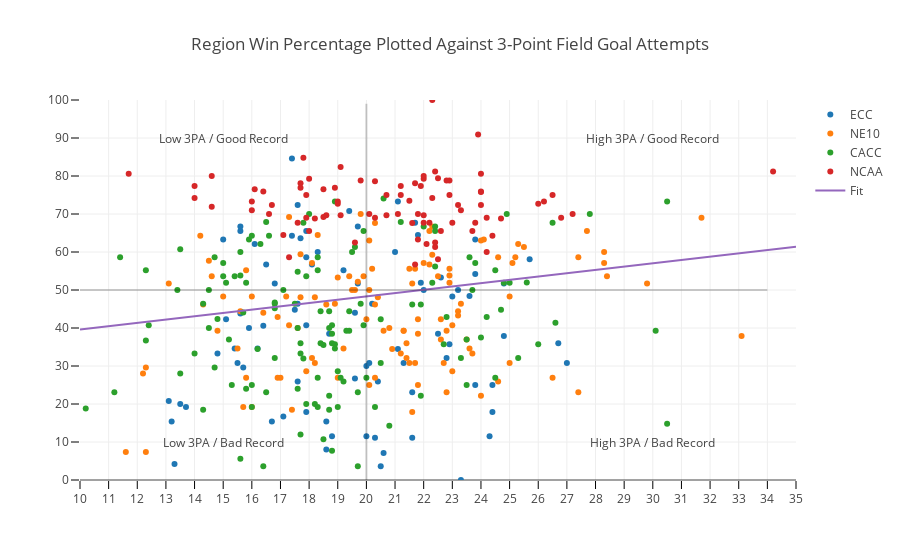

This figure's notebook cell:
### Code cell
from scipy import stats
from numpy import arange

threestats = pd.read_csv('threebyseason.csv')

fulldf = threestats.copy()
caccdf = threestats[(threestats['Conference'] == 'CACC') & (threestats['Tourney'] == 0)]
caccdf = caccdf.copy()
ne10df = threestats[(threestats['Conference'] == 'NE10') & (threestats['Tourney'] == 0)]
ne10df = ne10df.copy()
eccdf = threestats[(threestats['Conference'] == 'ECC') & (threestats['Tourney'] == 0)]
eccdf = eccdf.copy()

tourney = threestats[(threestats['Tourney'] == 1)]
tourney = tourney.copy()

eccdf['Winpct'] = round(((eccdf['Wins'] / (eccdf['Wins'] + eccdf['Losses']) * 100)),1)
ne10df['Winpct'] = round(((ne10df['Wins'] / (ne10df['Wins'] + ne10df['Losses']) * 100)),1)
caccdf['Winpct'] = round(((caccdf['Wins'] / (caccdf['Wins'] + caccdf['Losses']) * 100)),1)
tourney['Winpct'] = round(((tourney['Wins'] / (tourney['Wins'] + tourney['Losses']) * 100)),1)
fulldf['Winpct'] = round(((fulldf['Wins'] / (fulldf['Wins'] + fulldf['Losses']) * 100)),1)


xi = arange(10,36)
yi = arange(0,101)

slope, intercept, r_value, p_value, std_err = stats.linregress(fulldf['3PA'], fulldf['Winpct'])
line = slope*xi+intercept


trace = go.Scatter(
    x = eccdf['3PA'],
    y = eccdf['Winpct'],
    name = 'ECC',
    text = eccdf['Team'] + ' ' + eccdf['Season'],
    hoverinfo = 'text',
    mode = 'markers')

ncaa = go.Scatter(
    x = tourney['3PA'],
    y = tourney['Winpct'],
    name = 'NCAA',
    text = tourney['Team'] + ' ' + tourney['Season'],
    hoverinfo = 'text',
    mode = 'markers')

trace2 = go.Scatter(
    x = ne10df['3PA'],
    y = ne10df['Winpct'],
    name = 'NE10',
    text = ne10df['Team'] + ' ' + ne10df['Season'],
    hoverinfo = 'text',
    mode = 'markers')

trace3 = go.Scatter(
    x = caccdf['3PA'],
    y = caccdf['Winpct'],
    name = 'CACC',
    text = caccdf['Team'] + ' ' + caccdf['Season'],
    hoverinfo = 'text',
    mode = 'markers')

line = go.Scatter(
                  x=xi,
                  y=line,
                  mode='lines',
                  # marker=go.Marker(color='rgb(31, 119, 180)'),
                  name='Fit'
                  )

line2 = go.Scatter(
                  x=[20]*100,
                  y=yi,
                  mode='lines',
                  opacity = 0.2,
                  marker = dict(
                        color = 'rgb(0, 0, 0)',
                        size = .1),
                    showlegend = False,
                    name = 'Average 3PA'
                  )

line3 = go.Scatter(
                  x=xi,
                  y=[50]*25,
                  mode='lines',
                  opacity = 0.2,
                  marker = dict(
                        color = 'rgb(0, 0, 0)',
                        size = .1),
                    showlegend = False,
                    name = 'Average Record'
                  )
                
data = [trace, trace2, trace3, ncaa, line, line2, line3]

layout = dict(
    title = 'Region Win Percentage Plotted Against 3-Point Field Goal Attempts',
    hovermode = 'closest',
    yaxis=dict(
        rangemode = "tozero",
        tickmode='linear',
        ticks='outside',
        tick0=0,
        dtick=10,
        ticklen=8,
        tickwidth=1,
        tickcolor='#000',
        range=[0,100]),
    xaxis=dict(
        tickmode='linear',
        ticks='outside',
        tick0=0,
        dtick=1,
        ticklen=8,
        tickwidth=1,
        tickcolor='#000',
        range=[10,35]
    ),
    annotations=[
        dict(
                  x=15,
                  y=10,
                  text='Low 3PA / Bad Record',
                  showarrow=False,
                  font=dict(size=12)
        ),
        dict(
              x=15,
              y=90,
              text='Low 3PA / Good Record',
              showarrow=False,
              font=dict(size=12)
        ),
        dict(
              x=30,
              y=10,
              text='High 3PA / Bad Record',
              showarrow=False,
              font=dict(size=12)
        ),
        dict(
              x=30,
              y=90,
              text='High 3PA / Good Record',
              showarrow=False,
              font=dict(size=12)
        )
    ]
    )
    
fig = dict(data=data, layout=layout)
iplot(fig, filename = 'threesxwinpct')

### Figure 1 — Plotly figure (JSON) as saved in the notebook; plotly's stock layout.template omitted (floating-point values rounded to 4 significant figures; data arrays with more than 128 entries replaced by an {"elided": "..."} marker saying what was removed)
{"data": [{"hoverinfo": "text", "mode": "markers", "name": "ECC", "text": ["Mercy 2008-09", "Molloy 2008-09", "NYIT 2008-09", "Queens (N.Y.) 2008-09", "St. Thomas Aquinas 2008-09", "LIU Post 2009-10", "Mercy 2009-10", "Molloy 2009-10", "NYIT 2009-10", "Queens (N.Y.) 2009-10", "St. Thomas Aquinas 2009-10", "Bridgeport 2010-11", "Mercy 2010-11", "Molloy 2010-11", "NYIT 2010-11", "Queens (N.Y.) 2010-11", "St. Thomas Aquinas 2010-11", "Bridgeport 2011-12", "Mercy 2011-12", "Molloy 2011-12", "NYIT 2011-12", "Queens (N.Y.) 2011-12", "St. Thomas Aquinas 2011-12", "Dist. Columbia 2012-13", "LIU Post 2012-13", "Mercy 2012-13", "Molloy 2012-13", "NYIT 2012-13", "Queens (N.Y.) 2012-13", "Roberts Wesleyan 2012-13", "St. Thomas Aquinas 2012-13", "Daemen 2013-14", "Dist. Columbia 2013-14", "LIU Post 2013-14", "Mercy 2013-14", "Molloy 2013-14", "NYIT 2013-14", "Queens (N.Y.) 2013-14", "Roberts Wesleyan 2013-14", "St. Thomas Aquinas 2013-14", "Daemen 2014-15", "Dist. Columbia 2014-15", "LIU Post 2014-15", "Mercy 2014-15", "Molloy 2014-15", "NYIT 2014-15", "Queens (N.Y.) 2014-15", "Roberts Wesleyan 2014-15", "St. Thomas Aquinas 2014-15", "Bridgeport 2015-16", "Daemen 2015-16", "Dist. Columbia 2015-16", "LIU Post 2015-16", "Mercy 2015-16", "Molloy 2015-16", "NYIT 2015-16", "Queens (N.Y.) 2015-16", "Roberts Wesleyan 2015-16", "Bridgeport 2016-17", "Daemen 2016-17", "Dist. Columbia 2016-17", "LIU Post 2016-17", "Mercy 2016-17", "Molloy 2016-17", "NYIT 2016-17", "Queens (N.Y.) 2016-17", "Roberts Wesleyan 2016-17", "Daemen 2017-18", "Dist. Columbia 2017-18", "LIU Post 2017-18", "Mercy 2017-18", "Molloy 2017-18", "NYIT 2017-18", "Queens (N.Y.) 2017-18", "Roberts Wesleyan 2017-18", "Bridgeport 2018-19", "Dist. Columbia 2018-19", "LIU Post 2018-19", "Mercy 2018-19", "NYIT 2018-19", "Queens (N.Y.) 2018-19", "Roberts Wesleyan 2018-19"], "type": "scatter", "uid": "4efb26c2-9f12-42d8-9338-dc0b953eda6f", "x": [13.3, 13.1, 23.8, 20.4, 15.9, 17.4, 20.5, 16.4, 15.6, 15, 13.5, 19.7, 18.6, 15.4, 20.2, 19.4, 13.7, 17.9, 13.2, 15.7, 15.1, 16.7, 16.2, 21.6, 15.6, 18.6, 17.4, 15.6, 17.9, 19.6, 17.9, 17.6, 18.8, 17.9, 20, 18.1, 22.5, 14.8, 17.6, 16.8, 21.7, 24.4, 16.5, 15.5, 19.2, 23, 23.8, 18.7, 17.7, 23.6, 21.8, 19.7, 18.3, 17.5, 22.8, 24.3, 19.6, 27, 21, 23.8, 21.9, 22.9, 20.6, 16.1, 20.1, 23.2, 20.3, 21.1, 17.6, 24.8, 21.1, 20, 17.1, 26.7, 22, 25.7, 24.8, 23.3, 21.3, 21.6, 24.4, 22.6], "y": [4.2, 20.8, 54.2, 25.9, 40, 84.6, 3.6, 40.6, 43.8, 63.3, 20, 66.7, 8, 34.6, 46.4, 70.8, 19.2, 65.5, 15.4, 29.6, 42.3, 15.4, 34.6, 23.1, 66.7, 15.4, 64.3, 65.5, 40.7, 26.7, 17.9, 72.4, 11.5, 58.6, 11.5, 56.7, 38.5, 33.3, 46.4, 51.7, 67.7, 17.9, 56.7, 30.8, 55.2, 48.3, 25, 38.5, 63.6, 48.4, 64.5, 51.7, 60, 44.8, 32.1, 11.5, 44, 30.8, 60, 63.3, 51.9, 35.7, 7.1, 62.1, 30.8, 50, 11.1, 73.3, 25.9, 37.9, 34.5, 30, 16.7, 36, 50, 58.1, 51.7, 0, 30.8, 11.1, 25, 53.3]}, {"hoverinfo": "text", "mode": "markers", "name": "NE10", "text": ["Adelphi 2008-09", "American Int'l 2008-09", "Franklin Pierce 2008-09", "Le Moyne 2008-09", "New Haven 2008-09", "Pace 2008-09", "Saint Anselm 2008-09", "Saint Michael's 2008-09", "Saint Rose 2008-09", "So. Connecticut 2008-09", "So. New Hampshire 2008-09", "Adelphi 2009-10", "American Int'l 2009-10", "Assumption 2009-10", "Franklin Pierce 2009-10", "Le Moyne 2009-10", "New Haven 2009-10", "Pace 2009-10", "Saint Michael's 2009-10", "Saint Rose 2009-10", "So. Connecticut 2009-10", "So. New Hampshire 2009-10", "Assumption 2010-11", "Franklin Pierce 2010-11", "Le Moyne 2010-11", "Merrimack 2010-11", "New Haven 2010-11", "Pace 2010-11", "Saint Anselm 2010-11", "Saint Michael's 2010-11", "So. Connecticut 2010-11", "So. New Hampshire 2010-11", "American Int'l 2011-12", "Assumption 2011-12", "Bentley 2011-12", "Le Moyne 2011-12", "Merrimack 2011-12", "New Haven 2011-12", "Pace 2011-12", "Saint Anselm 2011-12", "Saint Michael's 2011-12", "Saint Rose 2011-12", "So. Connecticut 2011-12", "So. New Hampshire 2011-12", "Adelphi 2012-13", "American Int'l 2012-13", "Bentley 2012-13", "Le Moyne 2012-13", "Merrimack 2012-13", "Pace 2012-13", "Saint Michael's 2012-13", "Saint Rose 2012-13", "So. Connecticut 2012-13", "Stonehill 2012-13", "Adelphi 2013-14", "American Int'l 2013-14", "Assumption 2013-14", "Bentley 2013-14", "Merrimack 2013-14", "Pace 2013-14", "Saint Michael's 2013-14", "Saint Rose 2013-14", "So. New Hampshire 2013-14", "Stonehill 2013-14", "Adelphi 2014-15", "Assumption 2014-15", "Bentley 2014-15", "Franklin Pierce 2014-15", "Le Moyne 2014-15", "Merrimack 2014-15", "New Haven 2014-15", "Pace 2014-15", "Saint Michael's 2014-15", "Saint Rose 2014-15", "Adelphi 2015-16", "American Int'l 2015-16", "Assumption 2015-16", "Franklin Pierce 2015-16", "Le Moyne 2015-16", "Merrimack 2015-16", "New Haven 2015-16", "Pace 2015-16", "Saint Michael's 2015-16", "Saint Rose 2015-16", "Adelphi 2016-17", "American Int'l 2016-17", "Assumption 2016-17", "Bentley 2016-17", "Franklin Pierce 2016-17", "New Haven 2016-17", "Pace 2016-17", "Saint Michael's 2016-17", "Stonehill 2016-17", "Adelphi 2017-18", "American Int'l 2017-18", "Assumption 2017-18", "Bentley 2017-18", "Franklin Pierce 2017-18", "New Haven 2017-18", "Pace 2017-18", "Saint Michael's 2017-18", "So. Connecticut 2017-18", "So. New Hampshire 2017-18", "Stonehill 2017-18", "Adelphi 2018-19", "American Int'l 2018-19", "Assumption 2018-19", "Bentley 2018-19", "Franklin Pierce 2018-19", "Pace 2018-19", "Saint Michael's 2018-19", "Saint Rose 2018-19", "So. Connecticut 2018-19", "So. New Hampshire 2018-19", "Stonehill 2018-19"], "type": "scatter", "uid": "3f3ab227-e55f-40e9-ad24-cc2acdbc44d6", "x": [17.3, 14.6, 21.3, 18.3, 15.8, 21.2, 22.2, 17.6, 14.8, 12.3, 17.7, 20.3, 19.6, 16, 23.2, 14.2, 17.4, 20.9, 21.4, 19.4, 11.6, 17.2, 23.2, 24, 16.9, 20.4, 21.5, 17.3, 19.8, 18.9, 23.3, 21.8, 18.2, 19.5, 28.3, 19.7, 14.5, 19.9, 16.4, 18.6, 20, 12.2, 20.1, 20.8, 15, 23.6, 22.6, 18.2, 15.6, 15.5, 21.7, 13.1, 20.1, 21.8, 15.7, 23.7, 19, 25.3, 19.2, 16.9, 22.3, 14.3, 22.3, 22.7, 22.8, 12.3, 25.2, 28.4, 15.8, 24.6, 21.5, 21.6, 24.1, 21.4, 31.7, 23, 27.4, 25.1, 23.5, 22.9, 25, 18.1, 17, 17.7, 28.3, 21.3, 20.1, 22.9, 22.5, 21.6, 21.8, 16, 21.7, 33.1, 20.6, 24.6, 22, 22.9, 24, 17.9, 26.5, 18.1, 20.2, 27.4, 27.7, 22.8, 23, 22.2, 29.8, 19, 20.3, 22.6, 25.5, 20.3, 25], "y": [69.2, 53.6, 39.3, 64.5, 26.9, 33.3, 56.7, 40, 39.3, 7.4, 59.4, 67.6, 50, 48.3, 44.4, 64.3, 18.5, 34.5, 36, 53.6, 7.4, 48.3, 43.3, 22.2, 42.9, 48.1, 30.8, 40.7, 70, 46.4, 46.4, 38.5, 30.8, 50, 57.1, 52.2, 57.7, 53.6, 44, 46.2, 42.3, 28, 50, 40, 48.3, 34.6, 42.3, 48.1, 44.4, 34.6, 30.8, 51.7, 63, 42.3, 19.2, 33.3, 26.9, 62.1, 34.6, 26.9, 66.7, 46.2, 59.3, 30.8, 23.1, 29.6, 58.6, 53.6, 55.2, 58.6, 55.6, 17.9, 63.3, 32.1, 69, 40.7, 23.1, 57.1, 37, 55.6, 30.8, 32.1, 26.9, 48.1, 60, 39.3, 25, 51.9, 53.6, 51.7, 25, 19.2, 55.6, 37.9, 39.3, 25.9, 57.1, 53.8, 63, 28.6, 26.9, 57.1, 55.6, 58.6, 65.5, 39.3, 28.6, 65.5, 51.7, 53.3, 26.9, 37, 61.3, 46.2, 48.3]}, {"hoverinfo": "text", "mode": "markers", "name": "CACC", "text": {"elided": "130 str values"}, "type": "scatter", "uid": "3f30595f-6b2b-4cb0-86fb-776ef3ea6d12", "x": {"elided": "130 float values"}, "y": {"elided": "130 float values"}}, {"hoverinfo": "text", "mode": "markers", "name": "NCAA", "text": ["Jefferson 2008-09", "Bridgeport 2008-09", "LIU Post 2008-09", "Assumption 2008-09", "Bentley 2008-09", "Merrimack 2008-09", "Stonehill 2008-09", "Felician 2009-10", "Jefferson 2009-10", "Bridgeport 2009-10", "Bentley 2009-10", "Merrimack 2009-10", "Saint Anselm 2009-10", "Stonehill 2009-10", "Bloomfield 2010-11", "LIU Post 2010-11", "Adelphi 2010-11", "American Int'l 2010-11", "Bentley 2010-11", "Saint Rose 2010-11", "Stonehill 2010-11", "Bloomfield 2011-12", "Jefferson 2011-12", "Dist. Columbia 2011-12", "LIU Post 2011-12", "Adelphi 2011-12", "Franklin Pierce 2011-12", "Stonehill 2011-12", "Bloomfield 2012-13", "Dominican (N.Y.) 2012-13", "Bridgeport 2012-13", "Assumption 2012-13", "Franklin Pierce 2012-13", "New Haven 2012-13", "Saint Anselm 2012-13", "So. New Hampshire 2012-13", "Bloomfield 2013-14", "Jefferson 2013-14", "Bridgeport 2013-14", "Franklin Pierce 2013-14", "Le Moyne 2013-14", "New Haven 2013-14", "Saint Anselm 2013-14", "So. Connecticut 2013-14", "Jefferson 2014-15", "USciences 2014-15", "Bridgeport 2014-15", "American Int'l 2014-15", "Saint Anselm 2014-15", "So. Connecticut 2014-15", "So. New Hampshire 2014-15", "Stonehill 2014-15", "Holy Family 2015-16", "Jefferson 2015-16", "St. Thomas Aquinas 2015-16", "Bentley 2015-16", "Saint Anselm 2015-16", "So. Connecticut 2015-16", "So. New Hampshire 2015-16", "Stonehill 2015-16", "Bloomfield 2016-17", "St. Thomas Aquinas 2016-17", "Le Moyne 2016-17", "Merrimack 2016-17", "Saint Anselm 2016-17", "Saint Rose 2016-17", "So. Connecticut 2016-17", "So. New Hampshire 2016-17", "Bloomfield 2017-18", "Jefferson 2017-18", "Bridgeport 2017-18", "St. Thomas Aquinas 2017-18", "Le Moyne 2017-18", "Merrimack 2017-18", "Saint Anselm 2017-18", "Saint Rose 2017-18", "Dominican (N.Y.) 2018-19", "Daemen 2018-19", "Molloy 2018-19", "St. Thomas Aquinas 2018-19", "Le Moyne 2018-19", "Merrimack 2018-19", "New Haven 2018-19", "Saint Anselm 2018-19"], "type": "scatter", "uid": "2857eaeb-e236-4d2d-a8d1-bc420e045f83", "x": [17.7, 18.5, 22.3, 19.1, 22.9, 26.8, 16.7, 14, 18.9, 17.6, 22.8, 23.8, 19.6, 14.6, 22, 20.7, 17.1, 16.6, 24, 16, 14, 18.5, 18, 20.3, 18, 17.9, 19, 21.5, 21.7, 16.4, 18.6, 16, 19, 20.3, 22, 21.8, 21.8, 17.7, 22.1, 23.2, 17.3, 20.1, 24, 23.9, 17.9, 11.7, 21.2, 21.9, 23.7, 26.5, 22.9, 22.6, 34.2, 14.6, 17.8, 27.2, 22.3, 26.2, 21.6, 26, 18.2, 19.1, 24, 22.4, 24.2, 16.1, 22.5, 21.1, 21.2, 24.2, 24, 19.8, 22.5, 22.4, 23.3, 22, 20.7, 22, 22.2, 21.7, 24.4, 24.7, 23, 22.4], "y": [76.9, 69.2, 100, 69.7, 78.8, 69, 72.4, 77.4, 76.9, 67.7, 78.8, 67.7, 62.5, 80, 69.7, 69.7, 64.5, 70, 75.8, 71, 74.2, 76.5, 65.5, 78.6, 79.3, 69, 73.3, 73.5, 56.7, 75.9, 69.7, 73.3, 72.7, 69, 79.3, 63.3, 70, 78.1, 62.1, 72.4, 58.6, 70, 72.4, 90.9, 75, 80.6, 77.4, 77.4, 65.5, 75, 75, 65.5, 81.2, 71.9, 84.8, 70, 74.2, 73.3, 67.6, 72.7, 68.8, 82.4, 75.9, 61.3, 69, 76.5, 58.1, 70, 75, 60, 80.6, 78.8, 79.4, 62.5, 71, 67.7, 75, 80, 67.7, 78.1, 64.3, 68.8, 67.7, 81.2]}, {"mode": "lines", "name": "Fit", "type": "scatter", "uid": "03bda3e6-9aba-4177-91f6-f215d07b6438", "x": [10, 11, 12, 13, 14, 15, 16, 17, 18, 19, 20, 21, 22, 23, 24, 25, 26, 27, 28, 29, 30, 31, 32, 33, 34, 35], "y": [39.58, 40.45, 41.32, 42.19, 43.07, 43.94, 44.81, 45.68, 46.55, 47.42, 48.29, 49.16, 50.04, 50.91, 51.78, 52.65, 53.52, 54.39, 55.26, 56.13, 57.01, 57.88, 58.75, 59.62, 60.49, 61.36]}, {"marker": {"color": "rgb(0, 0, 0)", "size": 0.1}, "mode": "lines", "name": "Average 3PA", "opacity": 0.2, "showlegend": false, "type": "scatter", "uid": "81574dd3-d77a-4d9b-9289-8df1b2c752ab", "x": [20, 20, 20, 20, 20, 20, 20, 20, 20, 20, 20, 20, 20, 20, 20, 20, 20, 20, 20, 20, 20, 20, 20, 20, 20, 20, 20, 20, 20, 20, 20, 20, 20, 20, 20, 20, 20, 20, 20, 20, 20, 20, 20, 20, 20, 20, 20, 20, 20, 20, 20, 20, 20, 20, 20, 20, 20, 20, 20, 20, 20, 20, 20, 20, 20, 20, 20, 20, 20, 20, 20, 20, 20, 20, 20, 20, 20, 20, 20, 20, 20, 20, 20, 20, 20, 20, 20, 20, 20, 20, 20, 20, 20, 20, 20, 20, 20, 20, 20, 20], "y": [0, 1, 2, 3, 4, 5, 6, 7, 8, 9, 10, 11, 12, 13, 14, 15, 16, 17, 18, 19, 20, 21, 22, 23, 24, 25, 26, 27, 28, 29, 30, 31, 32, 33, 34, 35, 36, 37, 38, 39, 40, 41, 42, 43, 44, 45, 46, 47, 48, 49, 50, 51, 52, 53, 54, 55, 56, 57, 58, 59, 60, 61, 62, 63, 64, 65, 66, 67, 68, 69, 70, 71, 72, 73, 74, 75, 76, 77, 78, 79, 80, 81, 82, 83, 84, 85, 86, 87, 88, 89, 90, 91, 92, 93, 94, 95, 96, 97, 98, 99, 100]}, {"marker": {"color": "rgb(0, 0, 0)", "size": 0.1}, "mode": "lines", "name": "Average Record", "opacity": 0.2, "showlegend": false, "type": "scatter", "uid": "812d89ea-5adf-4688-8286-5f480647be6a", "x": [10, 11, 12, 13, 14, 15, 16, 17, 18, 19, 20, 21, 22, 23, 24, 25, 26, 27, 28, 29, 30, 31, 32, 33, 34, 35], "y": [50, 50, 50, 50, 50, 50, 50, 50, 50, 50, 50, 50, 50, 50, 50, 50, 50, 50, 50, 50, 50, 50, 50, 50, 50]}], "layout": {"annotations": [{"font": {"size": 12}, "showarrow": false, "text": "Low 3PA / Bad Record", "x": 15, "y": 10}, {"font": {"size": 12}, "showarrow": false, "text": "Low 3PA / Good Record", "x": 15, "y": 90}, {"font": {"size": 12}, "showarrow": false, "text": "High 3PA / Bad Record", "x": 30, "y": 10}, {"font": {"size": 12}, "showarrow": false, "text": "High 3PA / Good Record", "x": 30, "y": 90}], "hovermode": "closest", "title": {"text": "Region Win Percentage Plotted Against 3-Point Field Goal Attempts"}, "xaxis": {"dtick": 1, "range": [10, 35], "tick0": 0, "tickcolor": "#000", "ticklen": 8, "tickmode": "linear", "ticks": "outside", "tickwidth": 1}, "yaxis": {"dtick": 10, "range": [0, 100], "rangemode": "tozero", "tick0": 0, "tickcolor": "#000", "ticklen": 8, "tickmode": "linear", "ticks": "outside", "tickwidth": 1}}}
